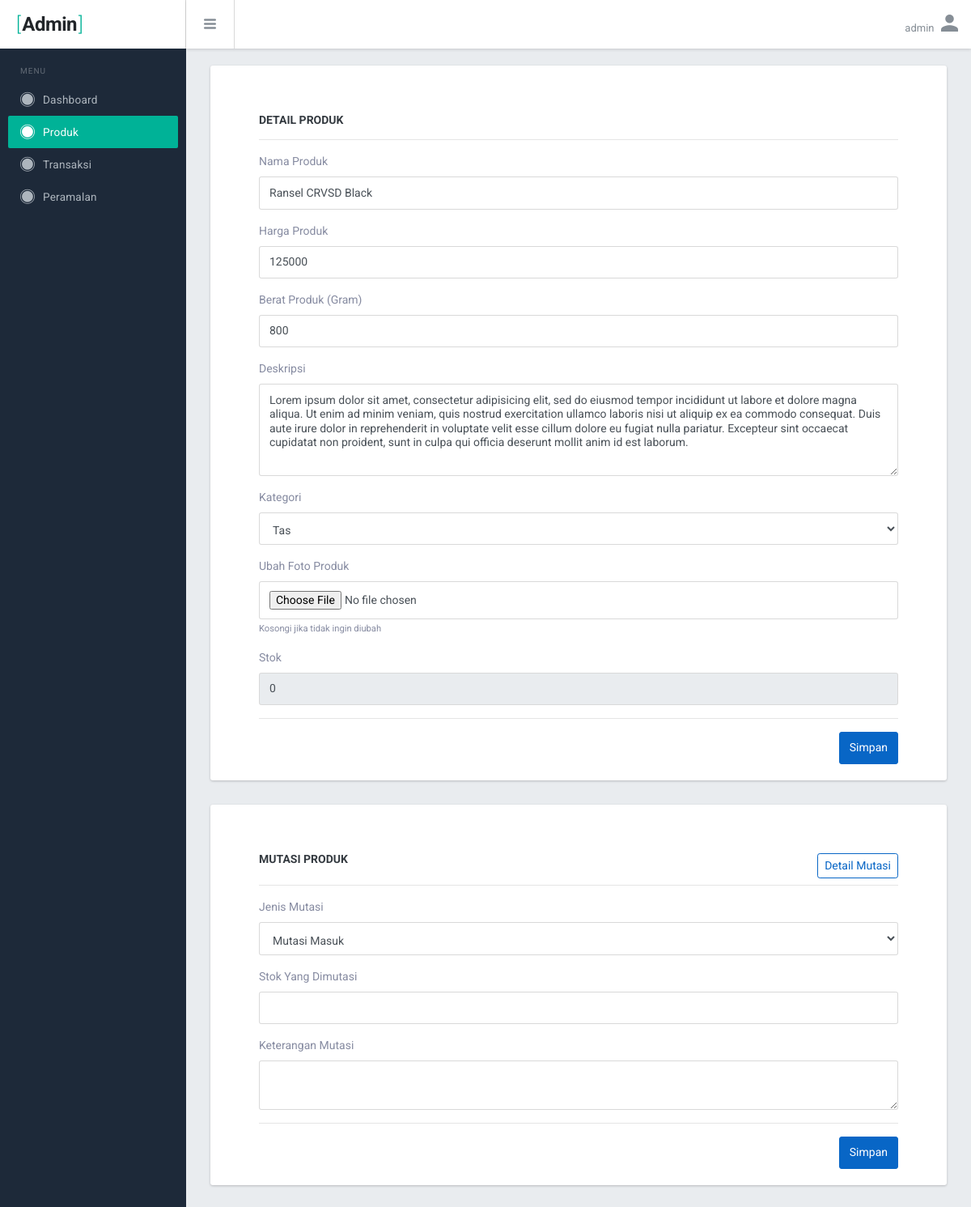
The page /web_admin/produk/detail/45bf5fdb-d2a0-4f13-bae0-dec88ff21703 (signed in) on the database its author committed.
### tables this page shows
CREATE TABLE `produk` (
  `id_produk` char(36) NOT NULL,
  `fk_produk_kategori` char(36) NOT NULL,
  `nama_produk` varchar(255) NOT NULL,
  `harga_produk` int(11) NOT NULL,
  `foto_produk` varchar(255) NOT NULL,
  `deskripsi_produk` text NOT NULL,
  `stok_produk` int(11) NOT NULL,
  `berat_produk` int(11) NOT NULL COMMENT 'Satuan Gram',
  `status_hapus_produk` tinyint(1) NOT NULL DEFAULT 0,
  `tgl_input_produk` datetime NOT NULL DEFAULT current_timestamp()
);

CREATE TABLE `produk_kategori` (
  `id_produk_kategori` char(36) NOT NULL,
  `nama_kategori` varchar(100) NOT NULL,
  `foto_kategori` varchar(100) NOT NULL
);

### web_admin/app/core/Controller.php (called while the page is built, shortened)
<?php
class Controller{
	public function view($view, $data_array_909090 = []){
		extract($data_array_909090);
		require_once 'app/views/'.$view.'.php';
	}
}

### web_admin/app/controller/produk.php (called while the page is built, shortened)
<?php
class Produk extends Controller {
	public function __construct(){
		$this->db = new Database ;
	}
	public function detail($id_produk = ''){
		$data['kategori'] = $this->db->get_all_data("SELECT * FROM produk_kategori");
		$data['detail'] = $this->db->get_data("SELECT * FROM produk WHERE id_produk='$id_produk' ");
		$this->view('produk/detail', $data);
	}
}

### web_admin/app/core/App.php (called while the page is built, shortened)
<?php
class App {
	protected $method = DEFAULT_FUNCTION;
	protected $params = [];
	public function parseURL(){
		if (isset($_GET['url'])) {
			$url = rtrim($_GET['url'], '/');
			$url = explode('/', $url);
			return $url;
		}
	}
	public function __construct(){
		$url = $this->parseURL();
		if ($url !== NULL) {
			if (file_exists('app/controller/'.$url[0].'.php')) {
				unset($url[0]);
			}else{
				if ($url[0] !== "") {
					$page_error = "true";
					exit;
					header("Location: ".base_url()."404");
				}
			}
		}
		$this->controller = new $this->controller;
		if (isset($url[1])) {
			if (method_exists($this->controller, $url[1])) {
				$this->method = $url[1];
				unset($url[1]);
			}
		}
		if (!empty($url)) {
			$this->params = array_values($url);
		}
		call_user_func_array([$this->controller, $this->method], $this->params);
	}
}

### web_admin/index.php (called while the page is built, shortened)
<?php
function base_url($url = ""){
	$base_url = rtrim(BASE_URL, '/');
	$base_url = $base_url.'/';
	$url = ltrim($url, '/');
	if ($url == "") {
		return $base_url;
	}else{
		return $base_url.$url;
	}
}
$new = new App;
?>

### web_admin/app/core/Database.php (called while the page is built, shortened)
<?php
class Database{
	private $host 		= DB_HOST;
	private $user 		= DB_USER;
	private $pass 		= DB_PASS;
	private $db_name 	= DB_NAME;
	private $dbh;
	public function __construct(){
		$this->dbh = new mysqli($this->host,$this->user,$this->pass,$this->db_name);
	}
	public function get_all_data($stmt){
		$result = $this->dbh->query($stmt)->fetch_all(MYSQLI_ASSOC);
		return $result;
	}
	public function get_data($stmt){
		$result = $this->dbh->query($stmt)->fetch_assoc();
		return $result;
	}
}

### web_admin/app/views/produk/detail.php (the view, shortened to what this page needs)
<div class="br-pagebody">
  <div class="br-section-wrapper">
    <h6 class="tx-gray-800 tx-uppercase tx-bold tx-14 mg-b-10">Detail Produk</h6>
    <hr>
    <form action="<?= base_url() ?>produk/edit_proses/<?= $detail['id_produk'] ?>" method="post" enctype="multipart/form-data">
      <div class="form-group">
        <label>Nama Produk</label>
        <input type="text" class="form-control" name="nama" value="<?= $detail['nama_produk'] ?>" required>
      </div>
      <div class="form-group">
        <label>Harga Produk</label>
        <input type="number" class="form-control" name="harga" value="<?= $detail['harga_produk'] ?>" required>
      </div>
      <div class="form-group">
        <label>Berat Produk (Gram)</label>
        <input type="number" class="form-control" name="berat" value="<?= $detail['berat_produk'] ?>" required>
      </div>
      <div class="form-group">
        <label>Deskripsi</label>
        <textarea class="form-control" name="deskripsi" required><?= $detail['deskripsi_produk'] ?></textarea>
      </div>
      <div class="form-group">
        <label>Kategori</label>
        <select class="form-control" name="kategori">
          <?php foreach ($kategori as $key => $value): ?>
            <option value="<?= $value['id_produk_kategori'] ?>" <?= ($value['id_produk_kategori'] == @$detail['fk_produk_kategori'])?'selected':NULL ?> ><?= $value['nama_kategori'] ?></option>
          <?php endforeach ?>
        </select>
      </div>
      <div class="form-group">
        <label>Ubah Foto Produk</label>
        <input type="file" accept=".jpg,.jpeg,.png" class="form-control" name="foto_produk">
        <small>Kosongi jika tidak ingin diubah</small>
      </div>
      <div class="form-group">
        <label>Stok</label>
        <input type="number" class="form-control" value="<?= $detail['stok_produk'] ?>" readonly>
      </div>
      <hr>
      <button class="btn btn-primary float-right">Simpan</button>
    </form>
  </div>
</div>
<div class="br-pagebody mb-5">
  <div class="br-section-wrapper">
    <a href="<?= base_url() ?>produk/detail_mutasi/<?= $detail['id_produk'] ?>" class="btn btn-sm btn-outline-primary float-right">Detail Mutasi</a>
    <h6 class="tx-gray-800 tx-uppercase tx-bold tx-14 mg-b-10 mb-4">Mutasi Produk</h6>
    <hr>
    <form method="POST" action="<?= base_url() ?>produk/mutasi_proses/<?= $detail['id_produk'] ?>">
      <div class="form-group">
        <label>Jenis Mutasi</label>
        <select class="form-control" name="jenis">
          <option value="masuk">Mutasi Masuk</option>
        </select>
      </div>
      <div class="form-group">
        <label>Stok Yang Dimutasi</label>
        <input type="number" class="form-control" name="jml" required>
      </div>
      <div class="form-group">
        <label>Keterangan Mutasi</label>
        <textarea class="form-control" name="keterangan" required></textarea>
      </div>
      <hr>
      <button class="btn btn-primary float-right">Simpan</button>
    </form>
  </div>
</div>

### rows shown on the page
produk: nama "Ransel CRVSD Black", harga "125000", berat "800", deskripsi "Lorem ipsum dolor sit amet, consectetur adipisicing elit, sed do eiusmod tempor incididunt ut labore et dolore magna aliqua. Ut enim ad minim veniam, quis nostrud exercitation ullamco laboris nisi ut aliquip ex ea commodo consequat. Duis aute irure dolor in reprehenderit in voluptate velit esse cillum dolore eu fugiat nulla pariatur. Excepteur sint occaecat cupidatat non proident, sunt in culpa qui officia deserunt mollit anim id est laborum.", kategori "Tas", stok_produk "0"
